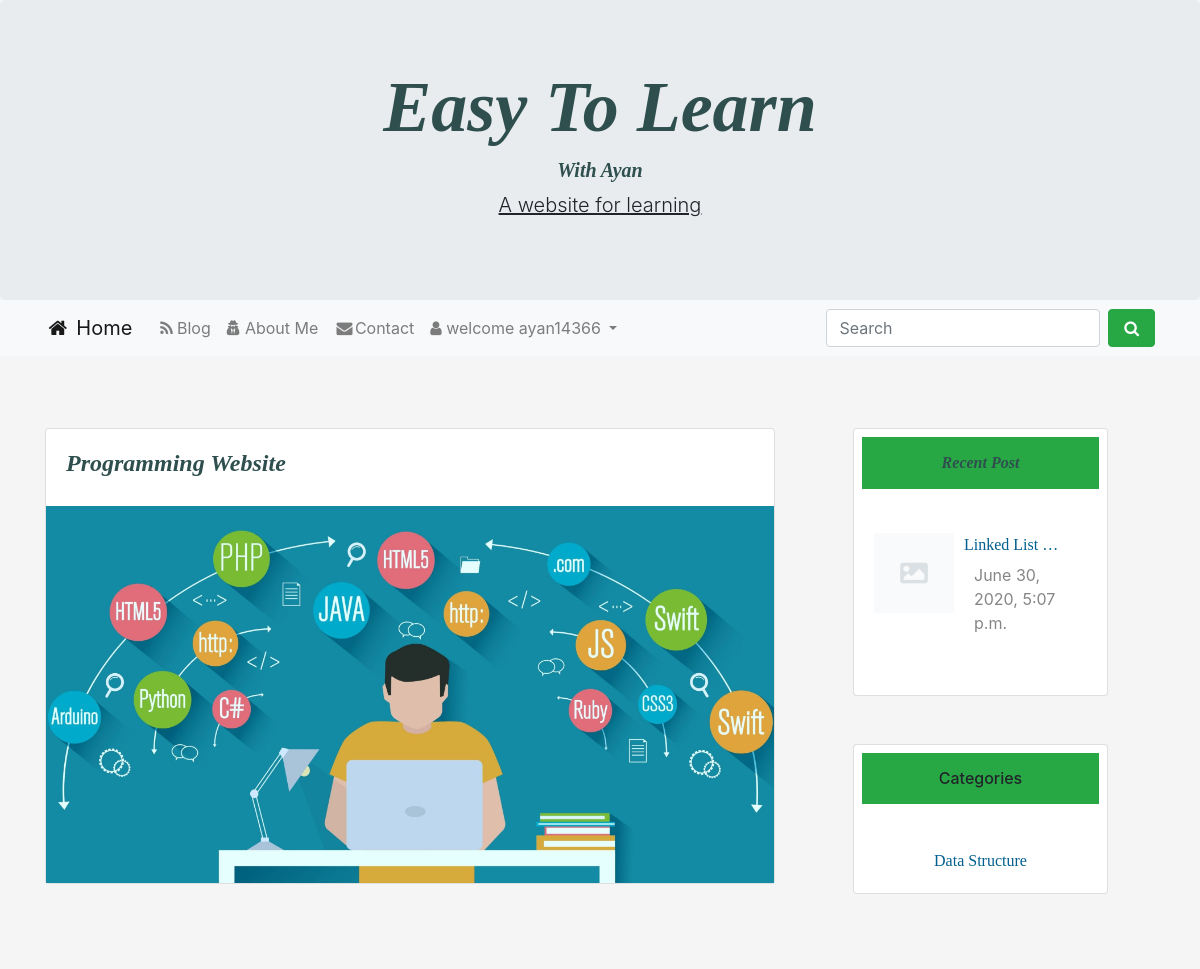
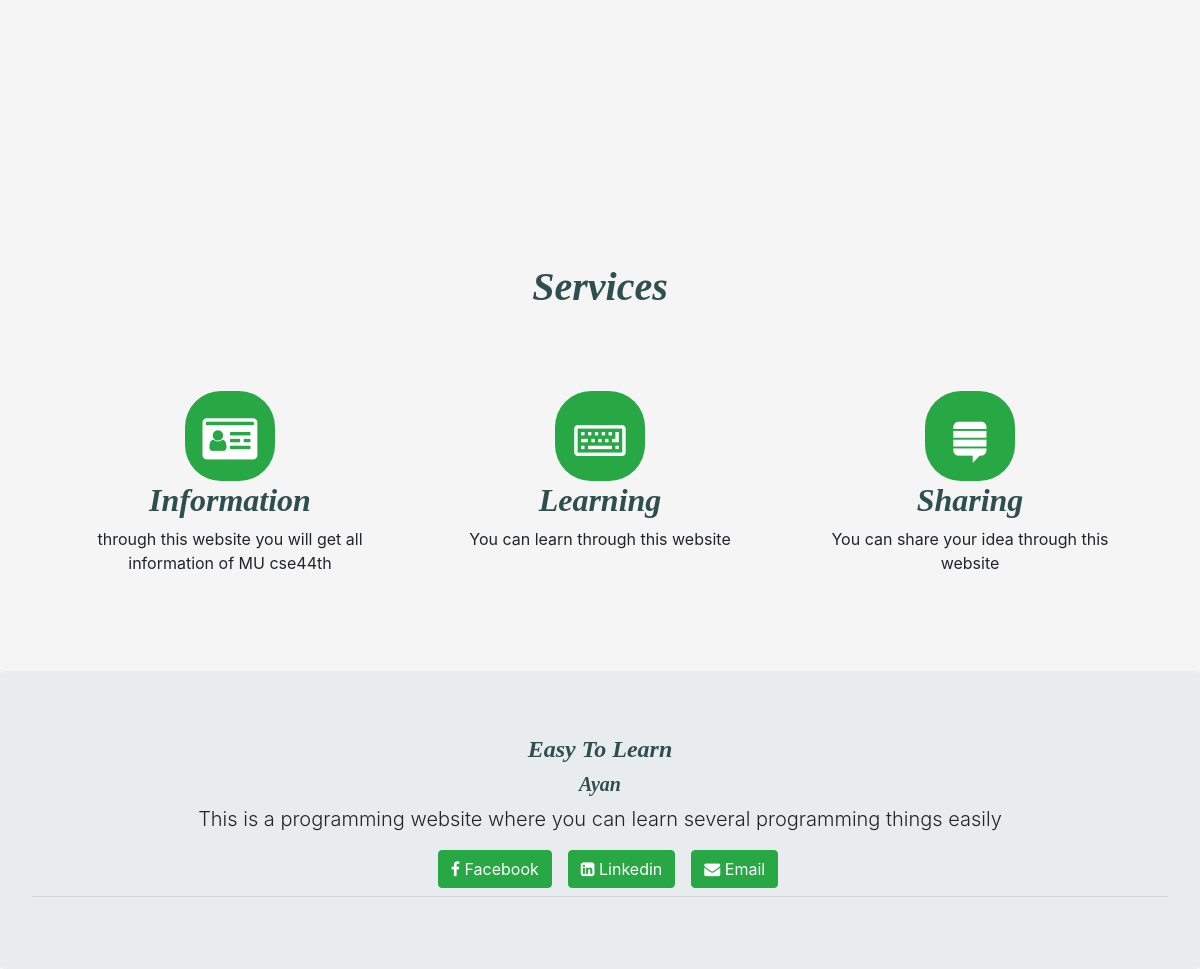
/ (signed in), run on the app's committed database (2 pictures, top to bottom).
### user/models.py (models this page shows, shortened)
class Account(AbstractBaseUser):
	email 					= models.EmailField(verbose_name="email", max_length=60, unique=True)
	username 				= models.CharField(max_length=30, unique=True)
	date_joined				= models.DateTimeField(verbose_name='date joined', auto_now_add=True)
	last_login				= models.DateTimeField(verbose_name='last login', auto_now=True)
	is_admin				= models.BooleanField(default=False)
	is_active				= models.BooleanField(default=True)
	is_staff				= models.BooleanField(default=False)
	is_superuser			= models.BooleanField(default=False)
	USERNAME_FIELD = 'email'
	REQUIRED_FIELDS = ['username']
	objects = MyAccountManager()

### home/models.py (models this page shows, shortened)
class Post(models.Model):
    category = models.ForeignKey(Category, on_delete=models.CASCADE)
    postAuthor = models.CharField(max_length=200)
    postId = models.AutoField(primary_key=True, auto_created=True)
    postTitle = models.CharField(max_length=200)
    postTimeDate = models.DateTimeField(auto_now_add=True, auto_now=False, blank=True)
    postInC = models.TextField()
    postInCplus = models.TextField()
    postInPython = models.TextField()
    postDescriptions = models.TextField()
    postUrl = models.TextField(blank=True)
    postImage = models.ImageField(blank=True, null=True)
    views = models.IntegerField(default=0)
    cat_search=models.CharField(max_length=200, null=False)
    def get_photo_url(self):
        if self.postImage and hasattr(self.postImage, 'url'):
            return self.postImage.url
        else:
            return "/static/no.png"

class Category(models.Model):
    category = models.CharField(max_length=200, primary_key=True)

### home/views.py (the view)
# urls.py: path('', views.home, name='home'),
def home(request):
    Recent = Post.objects.all().order_by('-postTimeDate')[0:3]
    cat = Category.objects.all()[0:3]
    context = {'RecentPost': Recent,
               'Categories': cat, }
    return render(request, 'home.html', context)

### templates/home.html (shortened to what this page needs)
{% extends 'base.html' %}
{% load static %}
 {% block body %}
  <div class="row">
     <div class="col-sm-8 mb-5">
<div class="card promoting-card">
  <div class="card-body d-flex flex-row">
    <div>
      <h4 class="card-title font-weight-bold mb-2" id="heading">Programming Website</h4>
    </div>
  </div>
  <div class="view overlay">
    <img class="card-img-top rounded-0" src="{% static 'pp.jpg' %}" alt="Card image cap">
  </div>
</div>
     </div>
  <div class="col-sm-3 ml-lg-5">
<div class="card promoting-card">
<h6 class="bg-success m-2  p-3 text-center" id="heading">Recent Post</h6>
 <div class="card-body">
                        <div class="mt-3">
                             {% for post in RecentPost%}
                            <img style="float:left;" class="d-inline-block" src="{{ post.get_photo_url }}" height=80;
                                width=80; alt="abc">
                            <a href="{% url 'readMore' post.postId %}">
                                <p  style="margin-left:90px;" class="text-style">
                                    {{ post.postTitle |truncatewords:2 }}
                                </p>
                            </a>
                            <p style="margin-left:100px; margin-top:-10px;" class="description">{{ post.postTimeDate }}</p>
                            <br>
                             {% endfor %}
                        </div>
                    </div>
</div>
<div class="card promoting-card mt-5">
<h6 class="bg-success m-2 p-3 text-center " id="heading ">Categories</h6>
  <div class="card-body">
                        <div class="mt-3 text-center">
                             {% for cat in Categories%}
                            <a class="text-style" href="{% url 'categories' cat.category%}"> {{cat.category}} </a><br>
                             {% endfor %}
                        </div>
                    </div>
</div>
  </div>
  </div>
{% endblock body %}

### templates/base.html (shortened to what this page needs)
{% load static %}
<!DOCTYPE html>
<html lang="en">
<head>
  <link rel="stylesheet" href="https://maxcdn.bootstrapcdn.com/bootstrap/4.5.0/css/bootstrap.min.css">
 <link rel="stylesheet" href="https://cdnjs.cloudflare.com/ajax/libs/font-awesome/4.7.0/css/font-awesome.min.css">
  <link rel="stylesheet" href="{% static 'css/style.css' %} ">
</head>
<body style="background-color:#F5F5F5">
<div class="jumbotron" style="margin-bottom:0;">
  <a href="{% url 'home' %}" style="text-decoration: none;"><h1 class="display-3 text-center" id="heading">Easy To Learn</h1></a>
 <h4 class="lead text-center" id="heading"> With Ayan</h4>
  <p class="lead text-center"><u>A website for learning </u></p>
</div>
<nav class="navbar navbar-expand-lg navbar-light bg-light">
 <div class="container">
 <a class="navbar-brand" href="{% url 'home' %}"><i class="fa fa-fw fa-home"></i> Home</a>
  <div class="collapse navbar-collapse" id="navbarSupportedContent">
    <ul class="navbar-nav mr-auto">
    <li class="nav-item ">
        <a class="nav-link" href="{% url 'blog' %}" id="{% block blogActive %}{% endblock blogActive %}"><i class="fa fa-fw fa-rss" aria-hidden="true"></i>Blog</a>
      </li>
     <li class="nav-item" >
       <a  class="nav-link" href="{% url 'aboutMe' %}"
       id="{% block aboutActive %}{% endblock aboutActive %}"><i class="fa fa-user-secret" aria-hidden="true"></i> About Me</a>
     </li>
      <li class="nav-item">
       <a class="nav-link" href="{% url 'contact' %}" id="{% block contactActive %}{% endblock contactActive %}"><i class="fa fa-fw fa-envelope"></i>Contact</a>
      </li>
      {% if user.is_authenticated %}
                        <li class="nav-item dropdown  ">
                        <a class="nav-link dropdown-toggle" href="#" id="navbarDropdown" role="button"
                            data-toggle="dropdown" aria-haspopup="true" aria-expanded="false">
                           <i class="fa fa-user" aria-hidden="true"></i> welcome {{request.user.username}}
                        </a>
                    </li>
                    {% else %}
      <li class="nav-item">
       <a class="nav-link" href="#"  data-toggle="modal" data-target="#myModal"><i class="fa fa-fw fa-user"></i> Login</a>
      </li>
      {% endif %}
    </ul>
    <form class="form-inline my-2 my-lg-0" method="get" action="{% url 'search' %}">
      <input class="form-control mr-sm-2" type="search" name="search" placeholder="Search" aria-label="Search">
      <button class="btn btn-success my-2 my-sm-0" type="submit"><i class="fa fa-fw fa-search"></i></button>
    </form>
  </div>
  </div>
</nav>
<br>
<div class="container mt-5 mb-5">
     {% block body %}
     {% endblock body %}
   <h1 style="text-align:center; font-weight:bold;" id="heading">Services</h1>
<div class="row  text-center row-setting">
    <div class="col-sm-4 col-md-4 d-block m-auto">
        <div class="imgsetting d-block m-auto bg-success">
            <i class="fa fa-id-card fa-3x text-white mt-4"></i>
        </div>
         <h2 id="heading">Information</h2>
                <p>
                    through this website you will get all information of MU cse44th
                </p>
    </div>
     <div class="col-sm-4">
         <div class="imgsetting d-block m-auto bg-success">
            <i class="fa fa-keyboard-o fa-3x text-white mt-4"></i>
        </div>
         <h2 id="heading">Learning</h2>
                <p>
                    You can learn through this website
                </p>
    </div>
     <div class="col-sm-4">
        <div class="imgsetting d-block m-auto bg-success">
            <i class="fa fa-stack-exchange fa-3x text-white mt-4"></i>
        </div>
         <h2 id="heading">Sharing</h2>
                <p>
                    You can share your idea through this website
                </p>
    </div>
</div>
</div>
<div class="jumbotron " style="margin-bottom:0;">
    <h4 class="display-5 text-center" id="heading">Easy To Learn</h4>
    <h5 class="display-5 text-center" id="heading">Ayan</h5>
    <p class="lead text-center">This is a programming website where you can learn several programming things easily</p>
    <div class="d-flex justify-content-center">
   <a href="https://www.facebook.com/imayanchy/" class=" btn text-white btn-success ml-3">
   <i class="fa fa-facebook" aria-hidden="true"></i> Facebook</a>
   <a href="https://www.linkedin.com/in/azizur-rahman-720636165" class=" btn text-white btn-success ml-3" >
   <i class="fa fa-linkedin-square" aria-hidden="true"></i> Linkedin</a>
   <a href="mailto:aaziz9642@gmail.com" class=" btn text-white btn-success ml-3">
   <i class="fa fa-envelope" aria-hidden="true"></i> Email</a>
</div>
    <hr class="my-2">
</div>
</body>
</html>

### static/css/style.css (style rules this page uses)
#heading { font-family:bitter,georgia,"times new roman",times,serif; font-weight:bold; color:#2F4F4F; font-style: italic }
.description { color:#868686; fon-weight:bold; margin-top:-2px; }
.text-style { font-family:bitter,georgia,"times new roman",times,serif; color:#005E90; }

### templates/base.html (style rules this page uses)
.row-setting { margin:80px 0px !important; }
.imgsetting { border-radius: 40%; height: 90px; width: 90px; }

### data on the page
Account: user.username "ayan14366"
Post: postTitle "Linked List …", postTimeDate "June 30, 2020, 5:07 p.m."
Category: category "Data Structure"
